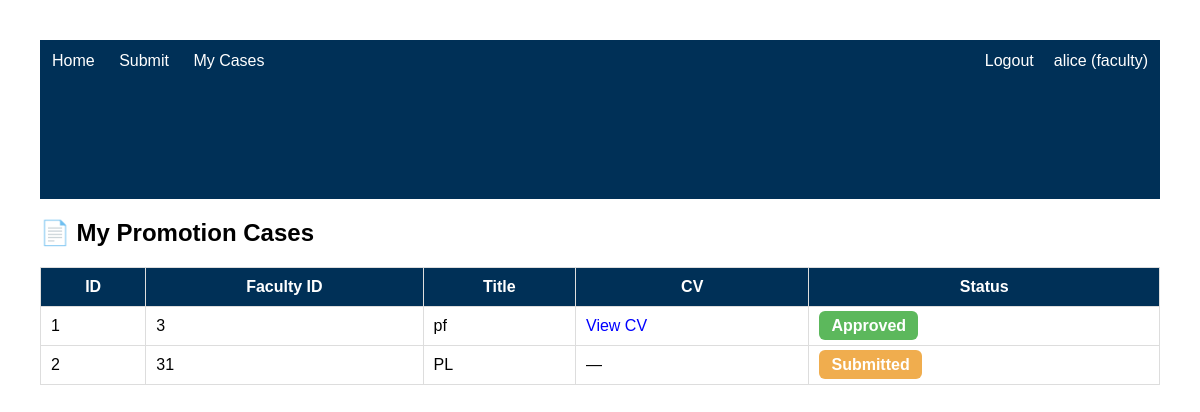
Page /my_cases (signed in) on the earlier database version.
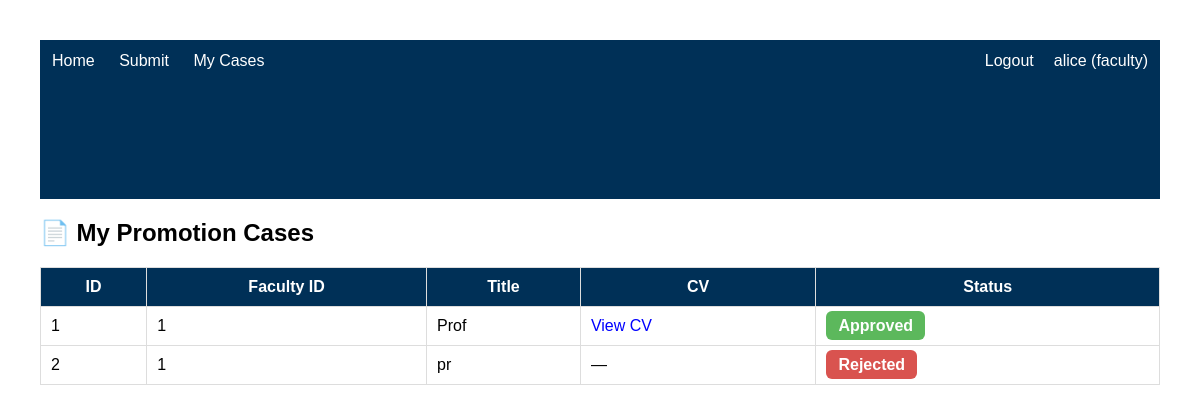
Same page on the later database version.
### tables this page shows
CREATE TABLE promotion_cases (
    id INTEGER PRIMARY KEY AUTOINCREMENT,
    faculty_id INTEGER,
    title TEXT,
    statement TEXT,
    status TEXT,
    reviewer_comments TEXT,
    submitted_by TEXT,
    file_name TEXT
    );

### app.py (the view)
@app.route("/my_cases")
@require_role("faculty", "admin")
def my_cases():
    conn = get_db()
    username = session["username"]
    rows = conn.execute("""
        SELECT *
        FROM promotion_cases
        WHERE submitted_by = ?
    """, (username,)).fetchall()
    conn.close()
    return render_template(
        "my_cases.html",
        cases=rows
    )

### app.py (called while the page is built)
def require_role(*roles):
    def decorator(f):
        @wraps(f)
        def wrapper(*args, **kwargs):
            if "username" not in session:
                return redirect("/login")
            if session["role"] not in roles:
                return "Access denied", 403
            return f(*args, **kwargs)
        return wrapper
    return decorator

def get_db():
    conn = sqlite3.connect(DATABASE)
    conn.row_factory = sqlite3.Row
    return conn

### templates/my_cases.html (shortened to what this page needs)
{% extends "base.html" %}
{% block content %}
<h2>📄 My Promotion Cases</h2>
<table>
<tr>
    <th>ID</th>
    <th>Faculty ID</th>
    <th>Title</th>
    <th>CV</th>
    <th>Status</th>
</tr>
{% for c in cases %}
<tr>
    <td>{{ c.id }}</td>
    <td>{{ c.faculty_id }}</td>
    <td>{{ c.title }}</td>
    <td>
        {% if c.file_name %}
            <a href="{{ url_for('view_cv', filename=c.file_name) }}"
                target="_blank">
                    View CV
            </a>
        {% else %}
            —
        {% endif %}
    </td>
    <td>
        <span class="status {{ c.status.lower() }}">
            {{ c.status }}
        </span>
    </td>
</tr>
{% endfor %}
</table>
{% endblock %}

### templates/base.html (shortened to what this page needs)
<!DOCTYPE html>
<html lang="en">
<head>
    <link rel="stylesheet"
          href="{{ url_for('static', filename='style.css') }}">
</head>
<body>
<div class="navbar">
    <a href="/">Home</a>
    {% if session.get("username") %}
        {% if session.get("role") in ["faculty","admin"] %}
            <a href="/submit">Submit</a>
            <a href="/my_cases">My Cases</a>
        {% endif %}
        <span class="user">
            {{ session["username"] }}
            ({{ session["role"] }})
        </span>
        <a class="logout"
           href="/logout">
            Logout
        </a>
    {% else %}
        <a href="/login">
            Login
        </a>
    {% endif %}
</div>
<div class="container">
{% block content %}
{% endblock %}
</div>
</body>
</html>

### static/style.css (style rules this page uses)
body { font-family: Arial; margin: 40px; }
table { border-collapse: collapse; }
table, th, td { border: 1px solid gray; }
th, td { padding: 10px; }
th { background: #eeeeee; }
a { text-decoration: none; color: blue; }
.navbar { background:#003057; padding:12px; min-height: 135px; }
.navbar a { color:white; text-decoration:none; margin-right:20px; }
.user { color:white; float:right; }
.logout { float:right; margin-right:20px; }
table { width:100%; border-collapse:collapse; }
th { background:#003057; color:white; }
td, th { padding:10px; border:1px solid #ddd; }
.status { padding:6px 12px; border-radius:6px; color:white; font-weight:bold; }
.approved { background:#5cb85c; }
.rejected { background:#d9534f; }

Differences in the rows shown:
changed promotion_cases "Approved": faculty_id "3" → "1"; title "pf" → "Prof"
changed promotion_cases id 2: faculty_id "31" → "1"; title "PL" → "pr"; status "Submitted" → "Rejected"
